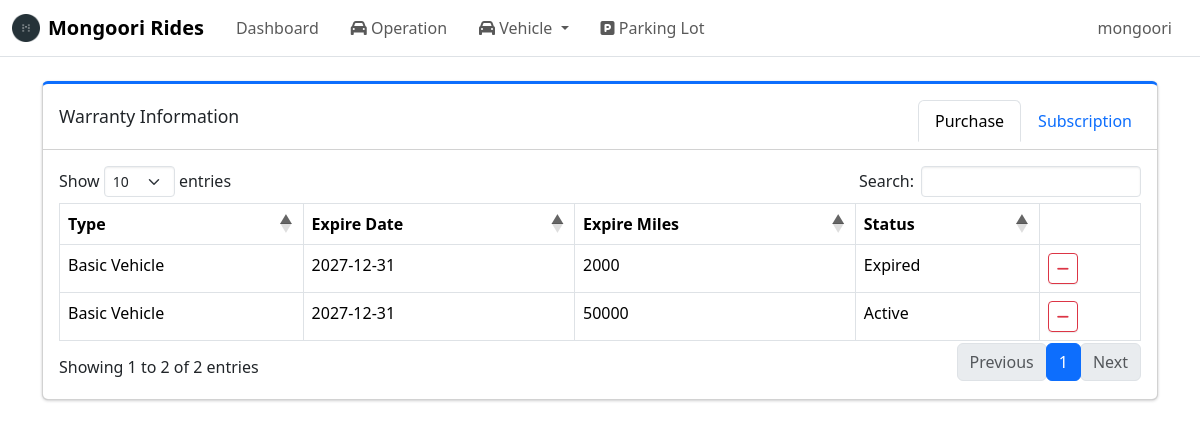
Before: /admin/warranties/purchase?vehicle_id=3 (signed in) with the older database file.
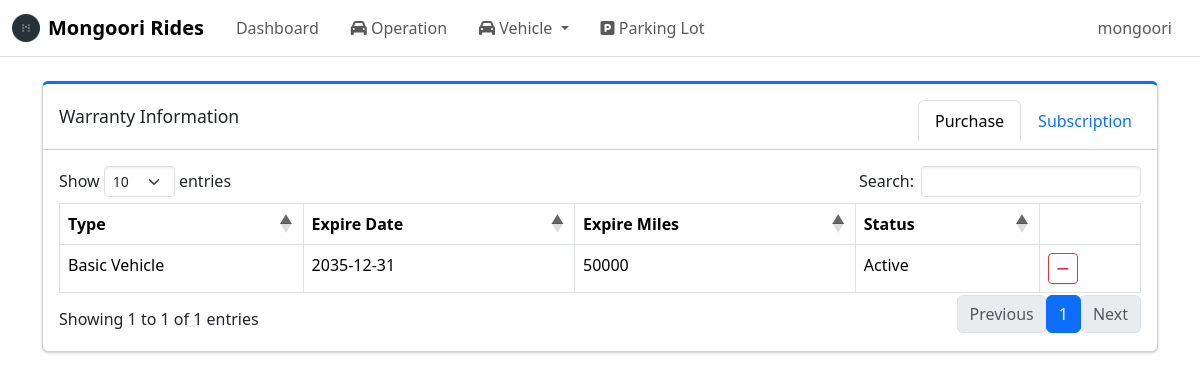
After: the same page with the newer database file.
### tables this page shows
CREATE TABLE warranty_purchase (
    vehicle_warranty_id INTEGER PRIMARY KEY,
    expire_date DATE,
    expire_miles INTEGER,
    FOREIGN KEY(vehicle_warranty_id) 
        REFERENCES vehicle_warranty(vehicle_warranty_id) ON DELETE CASCADE
);

CREATE TABLE warranty_type (
    warranty_type_id INTEGER PRIMARY KEY AUTOINCREMENT,
    type_name TEXT NOT NULL UNIQUE,
    display_name TEXT NOT NULL,
    category TEXT NOT NULL CHECK(category IN ('purchase', 'subscription')),
    sort_order INTEGER NOT NULL DEFAULT 100,
    is_active INTEGER NOT NULL DEFAULT 1
);

### routes/admin/warranty_pages.py (the view)
@warranty_pages_bp.route("/purchase", methods=["GET"])
def purchase_warranty_list_page():
    if not session.get("admin_logged_in"):
        return redirect(url_for("auth.admin_login"))
    vehicle_id = request.args.get("vehicle_id")
    conn = get_conn()
    cur = conn.cursor()
    cur.execute("""
        SELECT
            v.vehicle_id,
            v.vin,
            v.model,
            v.model_year,
            v.mileage,
            v.plate_number,
            vw.vehicle_warranty_id,
            wt.display_name AS warranty_type,
            wt.category,
            wp.expire_date,
            wp.expire_miles
        FROM vehicle v
        JOIN vehicle_warranty vw
            ON v.vehicle_id = vw.vehicle_id
        JOIN warranty_type wt
            ON vw.warranty_type_id = wt.warranty_type_id
        LEFT JOIN warranty_purchase wp
            ON vw.vehicle_warranty_id = wp.vehicle_warranty_id
        WHERE wt.category = 'purchase'
                AND (? IS NULL OR v.vehicle_id = ?)
        ORDER BY v.vin ASC, wt.sort_order ASC
    """, (vehicle_id, vehicle_id))
    rows = cur.fetchall()
    warranties = []
    for row in rows:
        row["status"] = get_warranty_status(
            row.get("expire_date"), row.get("expire_miles"), row.get("mileage")
        )
        warranties.append(row)
    return render_template("warranty_info_purchase.html", warranties=warranties, purchase_types = get_purchase_warranty_types(), active_tab="purchase")

### db.py (called while the page is built)
def make_dict(cursor, row):
    return {col[0]: row[idx] for idx, col in enumerate(cursor.description)}

def get_conn():
    if "db" not in g:
        conn = sqlite3.connect(DB_PATH, check_same_thread=False)
        conn.row_factory = make_dict
        conn.execute("PRAGMA foreign_keys = ON;")
        g.db = conn
    return g.db

def close_conn(e=None):
    db = g.pop("db", None)
    if db is not None:
        db.close()

### utils/time_utils.py (called while the page is built)
def get_pacific_today():
    return datetime.now(ZoneInfo("America/Los_Angeles")).date()

### utils/warranty_utils.py (called while the page is built)
def get_purchase_warranty_types():
    conn = get_conn()
    cur = conn.cursor()
    cur.execute("""
        SELECT warranty_type_id, type_name, display_name
        FROM warranty_type
        WHERE category = 'purchase' AND is_active = 1
        ORDER BY sort_order
    """)
    rows = cur.fetchall()
    return rows

### templates/warranty_info_purchase.html (shortened to what this page needs)
{% extends "base.html" %}
{% block content %}
<div class="col-12">
    <div class="card card-primary card-outline mb-4">
        <div class="card-header d-flex justify-content-between align-items-center">
            <h3 class="card-title mb-0">Warranty Information</h3>
            <ul class="nav nav-tabs card-header-tabs ms-auto">
                <li class="nav-item">
                    <a class="nav-link {% if active_tab == 'purchase' %}active{% endif %}"
                        href="{{ url_for(
                            'warranty_pages.purchase_warranty_list_page',
                            vehicle_id=request.args.get('vehicle_id')) }}">
                        Purchase
                    </a>
                </li>
                <li class="nav-item">
                    <a class="nav-link {% if active_tab == 'subscription' %}active{% endif %}"
                        href="{{ url_for(
                                'warranty_pages.subscription_warranty_list_page',
                                vehicle_id=request.args.get('vehicle_id')
                        ) }}">
                        Subscription
                    </a>
                </li>
            </ul>
        </div>
        <div class="card-body">
            <table id = "warrantyTable" class="table table-bordered table-hover">
                <thead>
                    <tr>
                        <th>Type</th>
                        <th>Expire Date</th>
                        <th>Expire Miles</th>
                        <th>Status</th>
                        <th>Action</th>
                    </tr>
                </thead>
                <tbody>
                    {% for w in warranties %}
                    <tr data-vehicle-id="{{w.vehicle_id}}" data-warranty-id="{{w.vehicle_warranty_id}}">
                        <td class = "warranty_type">{{w.warranty_type}}</td>
                        <td class = "expire_date">{{w.expire_date or '-'}}</td>
                        <td class = "expire_miles">{{w.expire_miles or '-'}}</td>
                        <td class = "status">{{w.status}}</td>
                        <td>
                            <button class="btn btn-sm btn-outline-danger delete-warranty-btn">
                                <i class="fa fa-minus"></i>
                            </button>
                        </td>
                    </tr>
                    {% endfor %}
                </tbody>
            </table>
        </div>
    </div>
</div>
{% endblock %}

Changed rows visible on the page:
removed warranty_purchase: warranty_type "Basic Vehicle", expire_date "2027-12-31", expire_miles "2000", status "Expired"
changed warranty_purchase "Basic Vehicle": expire_date "2027-12-31" → "2035-12-31"
Other visible differences:
text written by a page script: "Show entries Search: Showing 1 to 2 of 2 entries Previous 1 Next" → "Show entries Search: Showing 1 to 1 of 1 entries Previous 1 Next"
